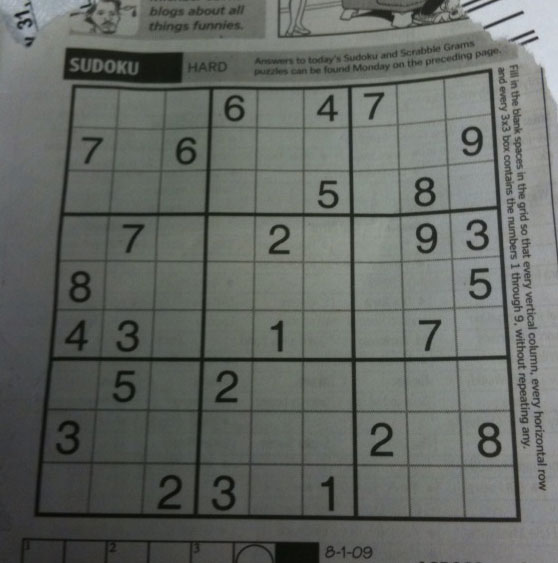
#> input picture lab1/images/test_image.png, 558 x 563 px
$ python main.py
#> lines starting #> are read from the running program, lines starting #| are printed output that depends on the picture; after the words box and inside, x2 and y2 are one past the last pixel; in counts of white or black regions, pixels touching at a corner belong together
import time

import cv2
import numpy as np


def native_erosion(image_2d_list):
    """
    Нативная реализация эрозии на Python.
    image_2d_list: двумерный список значений пикселей (0 или 255).
    """
    h = len(image_2d_list)
    w = len(image_2d_list[0])
    result = [[0] * w for _ in range(h)]

    for i in range(1, h - 1):
        for j in range(1, w - 1):
            if (image_2d_list[i-1][j-1] == 255 and image_2d_list[i-1][j] == 255 and image_2d_list[i-1][j+1] == 255 and
                image_2d_list[i][j-1]   == 255 and image_2d_list[i][j]   == 255 and image_2d_list[i][j+1]   == 255 and
                image_2d_list[i+1][j-1] == 255 and image_2d_list[i+1][j] == 255 and image_2d_list[i+1][j+1] == 255):
                result[i][j] = 255
            else:
                result[i][j] = 0

    return result

def main():
    img_path = "images/test_image.png"

    img = cv2.imread(img_path, cv2.IMREAD_GRAYSCALE)
#> img: shape (563, 558); min 7, max 218, mean 101.8

    _, binary_img = cv2.threshold(img, 50, 255, cv2.THRESH_BINARY)
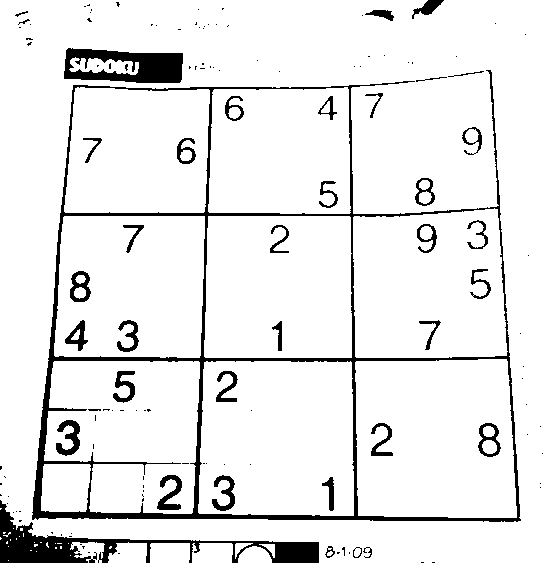
#> binary_img: shape (563, 558); 91.7% white; 135 black regions (96 under 20 px), largest, box (x1, y1, x2, y2) and area: (32, 70, 521, 522) 11717, (0, 500, 319, 563) 4599, (64, 48, 183, 83) 2716
    h, w = binary_img.shape
#> h = 563; w = 558

    img_list = binary_img.tolist()
#> img_list = 563 items

    start_time_native = time.time()
    native_result_list = native_erosion(img_list)
#> in native_erosion, `h = len(image_2d_list)`: h = 563
#> in native_erosion, `w = len(image_2d_list[0])`: w = 558
#> in native_erosion, `result = [[0] * w for _ in range(h)]`: result = 563 items
#> native_result_list = 563 items
    end_time_native = time.time()

    native_result = np.array(native_result_list, dtype=np.uint8)
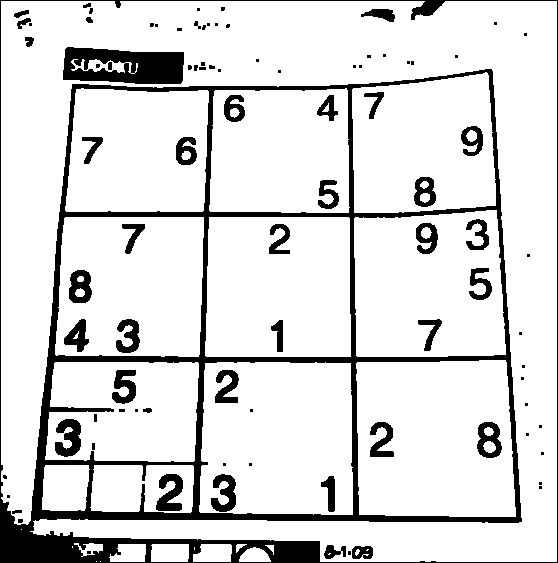
#> native_result: shape (563, 558); 86.1% white; 91 black regions (46 under 20 px), largest, box (x1, y1, x2, y2) and area: (0, 0, 558, 563) 28231, (63, 47, 184, 84) 3359, (55, 419, 81, 457) 658
    time_native = end_time_native - start_time_native

    kernel = np.ones((3, 3), np.uint8)

    start_time_cv = time.time()
    cv2_result = cv2.erode(binary_img, kernel, iterations=1)
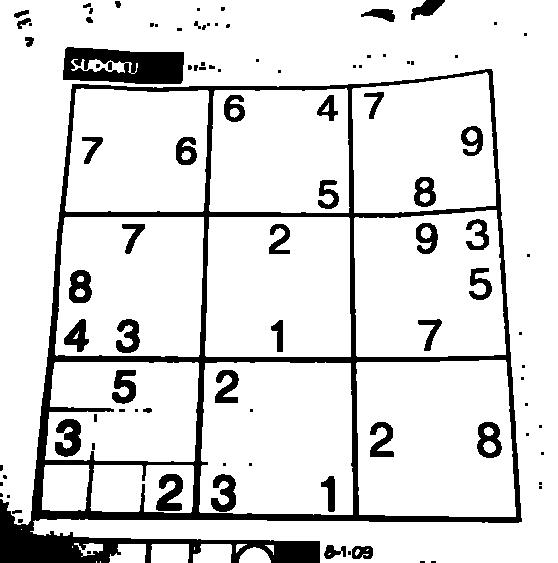
#> cv2_result: shape (563, 558); 86.7% white; 98 black regions (51 under 20 px), largest, box (x1, y1, x2, y2) and area: (0, 69, 522, 563) 25833, (63, 47, 184, 84) 3359, (55, 419, 81, 457) 658
    end_time_cv = time.time()

    time_cv = end_time_cv - start_time_cv


    print(f"Размер изображения: {w} x {h}")
#| Размер изображения: 558 x 563
    print(f"Время выполнения (Нативный Python): {time_native:.6f} сек.")
    print(f"Время выполнения (OpenCV):          {time_cv:.6f} сек.")
    print(f"Ускорение при использовании OpenCV: ~{int(time_native / max(time_cv, 1e-6))} раз")

    cv2.imwrite("images/result_native.png", native_result)
    cv2.imwrite("images/result_opencv.png", cv2_result)
    cv2.imwrite("images/original_binary.png", binary_img)

if __name__ == "__main__":
    main()
